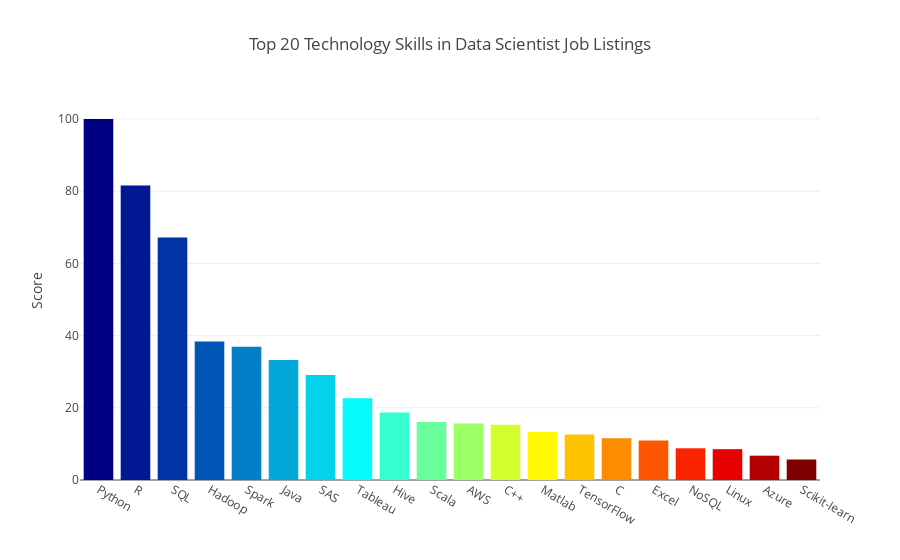

Source (notebook cell):
### Markdown cell above
## Let's make a bar chart of the top 20 combined scores

### Code cell
cmax=200
cmin=50
color_s = np.linspace(cmin, cmax, 20)

data = [
    go.Bar(
        x=p_s_df_20.index,          
        y=p_s_df_20['Score'],
        marker=dict(
            colorscale='Jet',
            color=color_s,
        ),
    )
]

layout = {
    'title': 'Top 20 Technology Skills in Data Scientist Job Listings',
    #'xaxis': {'title': 'Technology'},
    'yaxis': {'title': "Score"}
}

fig = go.Figure(data=data, layout=layout)
py.iplot(fig)

### Figure 1 — Plotly figure (JSON) as saved in the notebook; plotly's stock layout.template omitted (floating-point values rounded to 4 significant figures)
{"data": [{"marker": {"color": [50, 57.89, 65.79, 73.68, 81.58, 89.47, 97.37, 105.3, 113.2, 121.1, 128.9, 136.8, 144.7, 152.6, 160.5, 168.4, 176.3, 184.2, 192.1, 200], "colorscale": "Jet"}, "x": ["Python", "R", "SQL", "Hadoop", "Spark", "Java", "SAS", "Tableau", "Hive", "Scala", "AWS", "C++", "Matlab", "TensorFlow", "C", "Excel", "NoSQL", "Linux", "Azure", "Scikit-learn"], "y": [100, 81.57, 67.19, 38.39, 36.94, 33.25, 29.07, 22.66, 18.72, 16.08, 15.67, 15.28, 13.27, 12.58, 11.58, 10.92, 8.78, 8.54, 6.73, 5.68], "type": "bar", "uid": "05404ed8-d088-11e8-a165-11ced18b9a9b"}], "layout": {"title": "Top 20 Technology Skills in Data Scientist Job Listings", "yaxis": {"title": "Score"}}}
